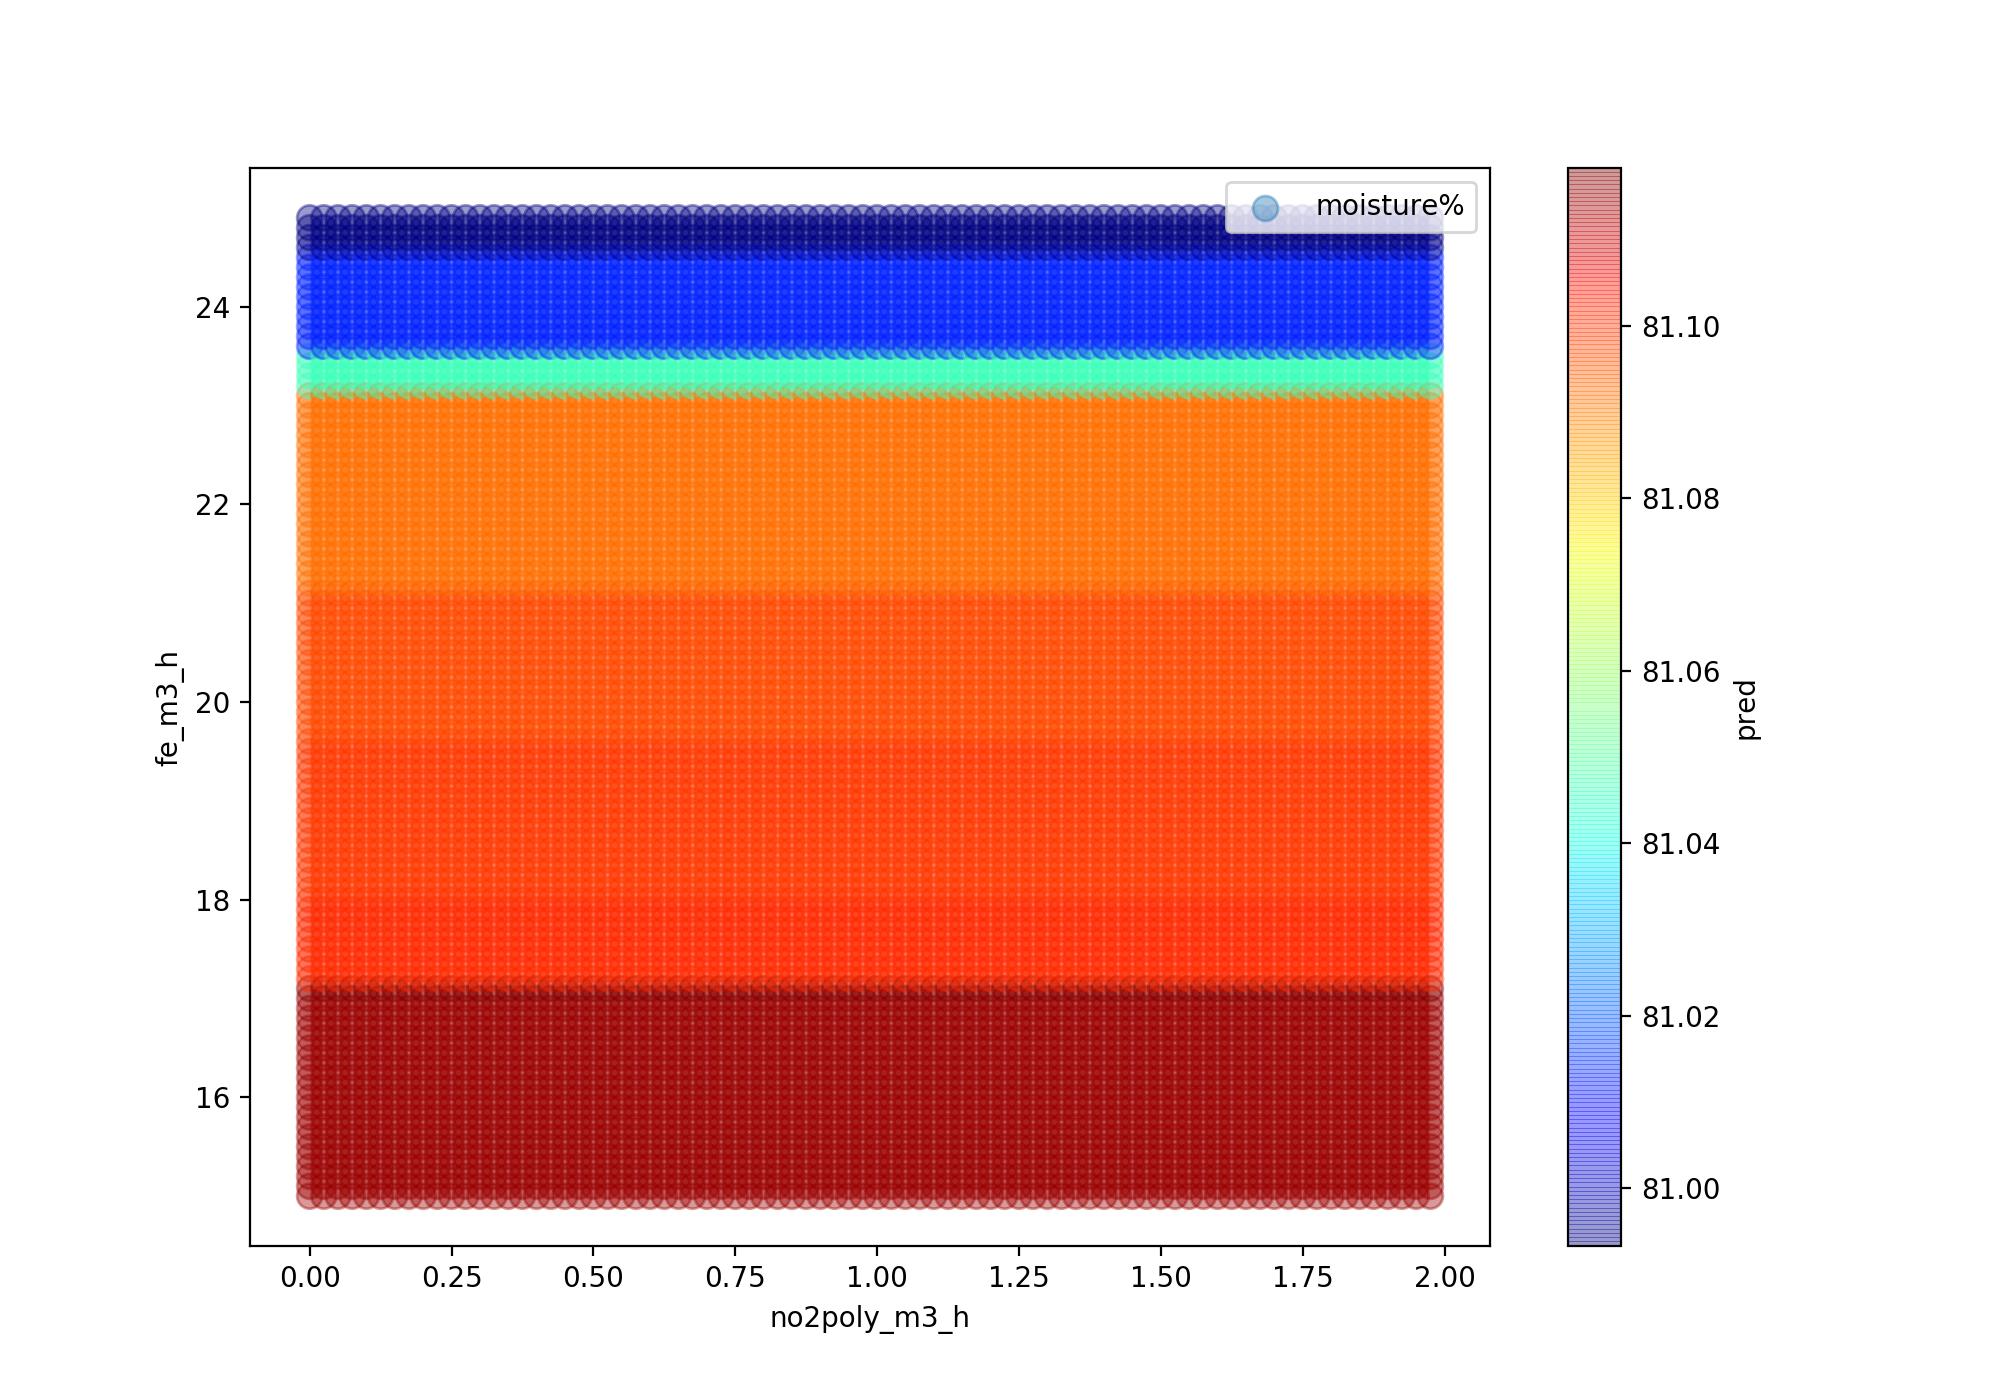

Python code for this plot:
import  pickle, json
import  pandas                      as pd
import  numpy                       as np
import  matplotlib.pyplot           as plt
from    itertools                   import product
from    pathlib                     import *

from    sklearn.model_selection     import train_test_split
from    sklearn.ensemble            import RandomForestRegressor
from    sklearn.metrics             import mean_absolute_error, mean_squared_error, r2_score
from    sklearn.preprocessing       import StandardScaler
from    sklearn.externals           import joblib



def get_sim_input(input_json, sim_name1='no2poly_m3_h', sim_range1=(0, 2, 0.025), sim_name2='fe_m3_h', sim_range2=(15, 25, 0.1)):
    input_df                = pd.read_json(input_json, typ='series')
    input_df                = pd.DataFrame([input_df])

    sim_names       = [sim_name1, sim_name2]
    
    sim_range1      = np.arange(*sim_range1)
    sim_range2      = np.arange(*sim_range2)
    sim_df          = pd.DataFrame(list(product(sim_range1, sim_range2)), columns=[sim_name1, sim_name2])

    matrix          = np.random.randn(sim_df.shape[0], input_df.shape[1])
    mat_df          = pd.DataFrame(matrix, columns=list(input_df.columns))
    mat_df          = mat_df.drop(sim_names, axis=1)

    for i in list(mat_df):
        mat_df[i]   = input_df.loc[0, i]

    sim_mat_df      = sim_df.join(mat_df)
    sim_mat_df.to_csv('./module3_heatmap/simulation.csv')
    return          sim_mat_df


def simulation(input_df, model, scaler, sim_name1='no2poly_m3_h', sim_name2='fe_m3_h', show=False):
    pred_df         = input_df
    # pred_df         = input_df.drop(columns=["Unnamed: 0"])
    
    pred_df_scaled     = scaler.transform(pred_df) if (scaler != None) else pred_df
        
    pred            = model.predict(pred_df_scaled)
    pred_df['pred'] = pred
    
    pred_df.plot(
                kind="scatter",
                x=sim_name1,
                y=sim_name2,
                alpha=0.4,
                s=pred,
                label="moisture%",
                figsize=(10,7),
                cmap=plt.get_cmap("jet"),
                colorbar=True,
                c="pred"
                )
    plt.legend()
    if show:    plt.show()
    plt.savefig('./module3_heatmap/heatmap.png', dpi=200)
    
    # print(pred_df[sim_name1].to_numpy)
    return          pred_df[[sim_name1, sim_name2, 'pred']], pred_df


def summary(input_df, model, scaler, show=False):
    pred_df     = input_df.drop(columns=['day', 'moisture_per'])
    
    if scaler != None:
        pred_df = scaler.transform(pred_df)
        
    pred        = model.predict(pred_df)

    if show:
        plt.scatter(input_df['moisture_per'], pred)
        plt.show()
        plt.clf()

    score       = round(r2_score(input_df['moisture_per'], pred), 2)
    rmse        = round(np.sqrt(mean_squared_error(input_df['moisture_per'], pred)), 2)

    summary_df  = input_df.drop(columns=['day'])
    return      round(summary_df.describe(), 2)


if __name__=='__main__':
    # sim_input       = get_sim_input('./200302_A01_prediction.csv')
    model           = pickle.load(open('./200310_atg_dsp_sk_rf_std.pickle', 'rb'))
    scaler          = pickle.load(open('./scaler.pickle', 'rb'))
    simulation(pd.read_csv('./simulation.csv'), model, scaler, show=True)